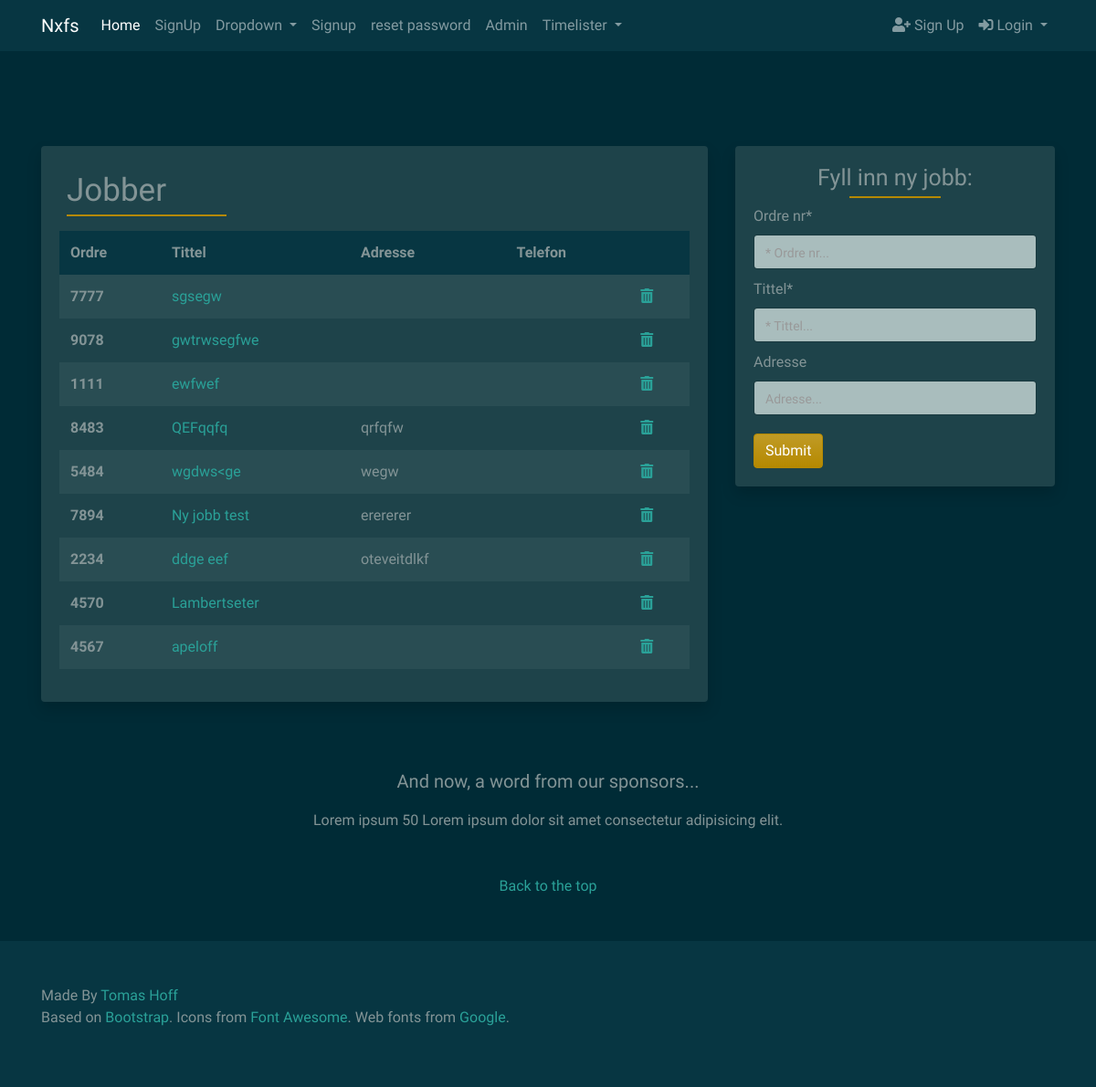
The app's page /timelister/jobblist/, older data.
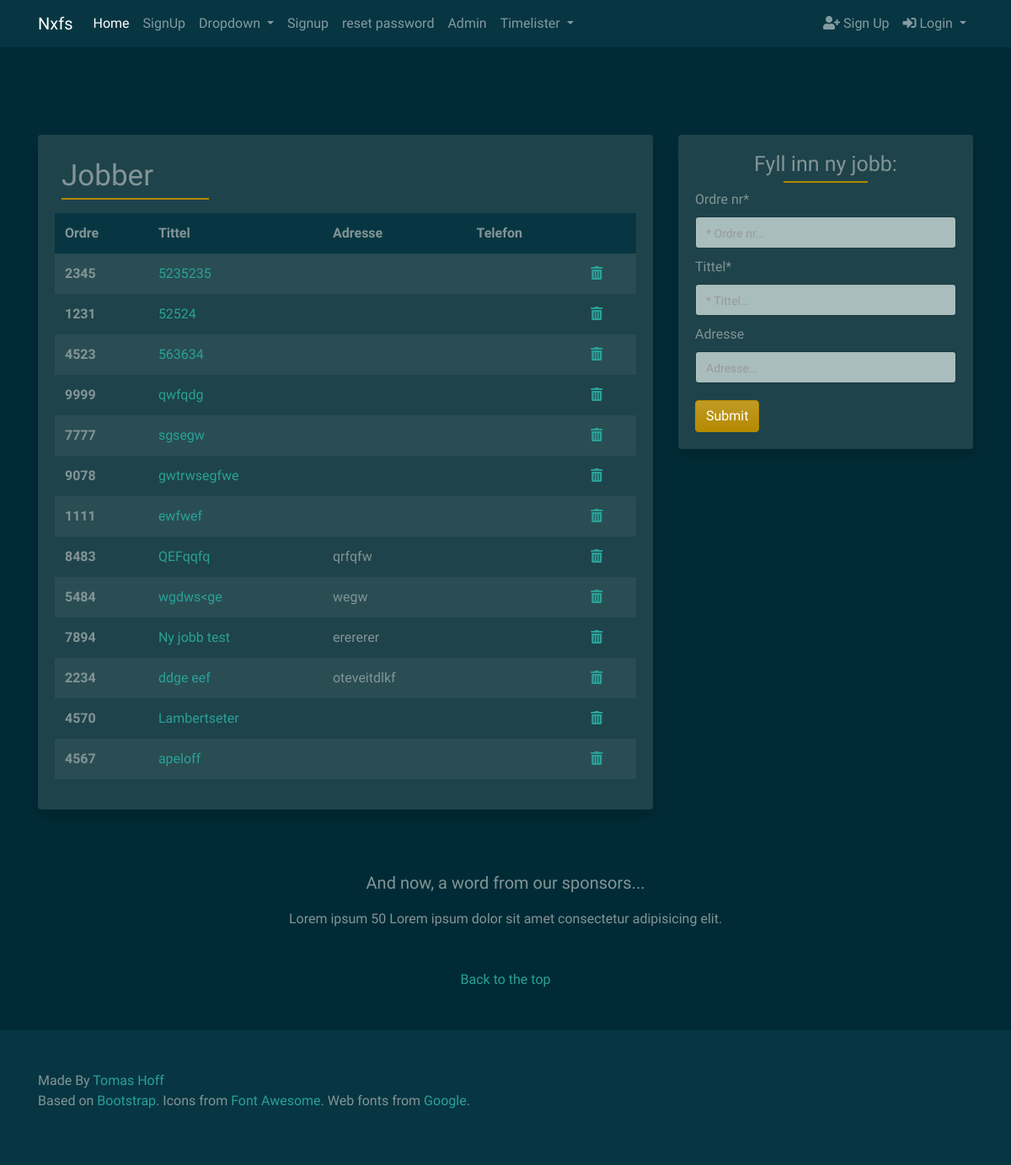
The same page, newer data.
### timelister/models.py (models this page shows)
class Jobber(models.Model):
    ordre_nr = models.PositiveSmallIntegerField(primary_key=True)
    tittel = models.CharField(max_length=64, unique=True, blank=True)
    adresse = models.CharField(max_length=256, blank=True)
    telefon_nr = models.CharField(max_length=64, blank=True)
    beskrivelse = models.TextField(blank=True)
    date = models.DateTimeField(auto_now_add=True)
    ferdig = models.BooleanField(default=False)
    matriell = models.ManyToManyField(JobbMatriell, blank=True)
    class Meta:
        verbose_name = 'Jobb'
        verbose_name_plural = 'Jobber'
    def __str__(self):
        return self.tittel

### timelister/views.py (the view)
# urls.py: path('jobblist/', views.jobblist, name="jobblist"),
def jobblist(request):
    jobb_list = models.Jobber.objects.all()
    most_recent = models.Jobber.objects.order_by('-date')
    paginator = Paginator(jobb_list, 10)
    page_request_var = 'page'
    page = request.GET.get(page_request_var)
    try:
        paginated_queryset = paginator.page(page)
    except PageNotAnInteger:
        paginated_queryset = paginator.page(1)
    except EmptyPage:
        paginated_queryset = paginator.page(paginator.num_pages)
    jobbform = JobberForm(request.POST or None)
    if request.method == "POST":
        if jobbform.is_valid():
            jobbform.save()
            messages.success(request, 'Jobb Lagt til')
            return redirect(request.META.get('HTTP_REFERER', redirect_if_referer_not_found))
    context = {
        'jobbform': jobbform,
        'queryset': paginated_queryset,
        'page_request_var': page_request_var,
        'most_recent': most_recent,
    }
    return render(request, 'timelister/jobblist.html', context)

### timelister/forms.py
class JobberForm(forms.ModelForm):
    ordre_nr = forms.CharField(max_length=4, required=True, widget=forms.TextInput(
        attrs={
            'placeholder': '* Ordre nr...',
        }))
    tittel = forms.CharField(max_length=64, widget=forms.TextInput(
        attrs={
            'placeholder': '* Tittel...',
        }))
    adresse = forms.CharField(max_length=256, required=False, widget=forms.TextInput(
        attrs={
            'placeholder': 'Adresse...',
        }))
    class Meta:
        model = Jobber
        fields = (
            'ordre_nr',
            'tittel',
            'adresse',
        )

### srv/context_processors.py (called while the page is built)
def custom_context(request):
    navbarloginform = LoginForm(request.POST or None)
    return {
        'navbarloginform': navbarloginform
    }

### templates/timelister/jobblist.html (shortened to what this page needs)
{% extends 'base.html' %}
{% block content %}
{% load crispy_forms_tags %}
<div class="col-lg-8">
    <div class="card border-0 shadow mb-4">
        <div class="card-body">
            <div class="d-flex justify-content-between">
                <div class="p-2">
                    <h2 class="card-body">Jobber</h2>
                </div>
                <div class="p-2"></div>
                <div class="p-2"></div>
            </div>
            <table class="table table-striped table-borderless">
                <thead class="thead-custom">
                    <tr>
                        <th scope="col">Ordre</th>
                        <th scope="col">Tittel</th>
                        <th scope="col">Adresse</th>
                        <th scope="col">Telefon</th>
                        <th scope="col"></th>
                    </tr>
                </thead>
                <tbody>
                    {% for jobber in most_recent %}
                    <tr>
                        <th scope="row">{{ jobber.ordre_nr }}</th>
                        <td><a href="{% url 'jobbdetail' jobb_id=jobber.ordre_nr %}">{{ jobber }}</a></td>
                        <td>{{ jobber.adresse }}</td>
                        <td>{{ jobber.telefon_nr }}</td>
                        <td><a href="{% url 'delete_jobber' jobber.ordre_nr %}" class="confirm-delete"
                                data-toggle="modal" data-target="#confirmTimerDeleteModal"
                                id="deleteButton{{jobber.ordre_nr}}">
                                <i class="fas fa-trash-alt" tooltip-toggle="tooltip" title="Delete"></i></a>
                        </td>
                    </tr>
                    {% endfor %}
                </tbody>
            </table>
        </div>
    </div>
</div>
<div class="col-lg-4">
    <div class="card border-0 shadow mb-4 d-none d-lg-block">
        <div class="card-body">
            <div class="form-group">
                <h2>Fyll inn ny jobb:
                </h2>
                <form method="POST" action=".">
                    {{ jobbform|crispy }}
                    <button type="submit" class="btn btn-primary button-card">Submit</button>
                </form>
            </div>
        </div>
    </div>
</div>
{% endblock content %}

Row changes from the older to the newer data that the page shows:
added Jobber: ordre_nr "2345", tittel "5235235"
added Jobber: ordre_nr "1231", tittel "52524"
added Jobber: ordre_nr "4523", tittel "563634"
added Jobber: ordre_nr "9999", tittel "qwfqdg"
